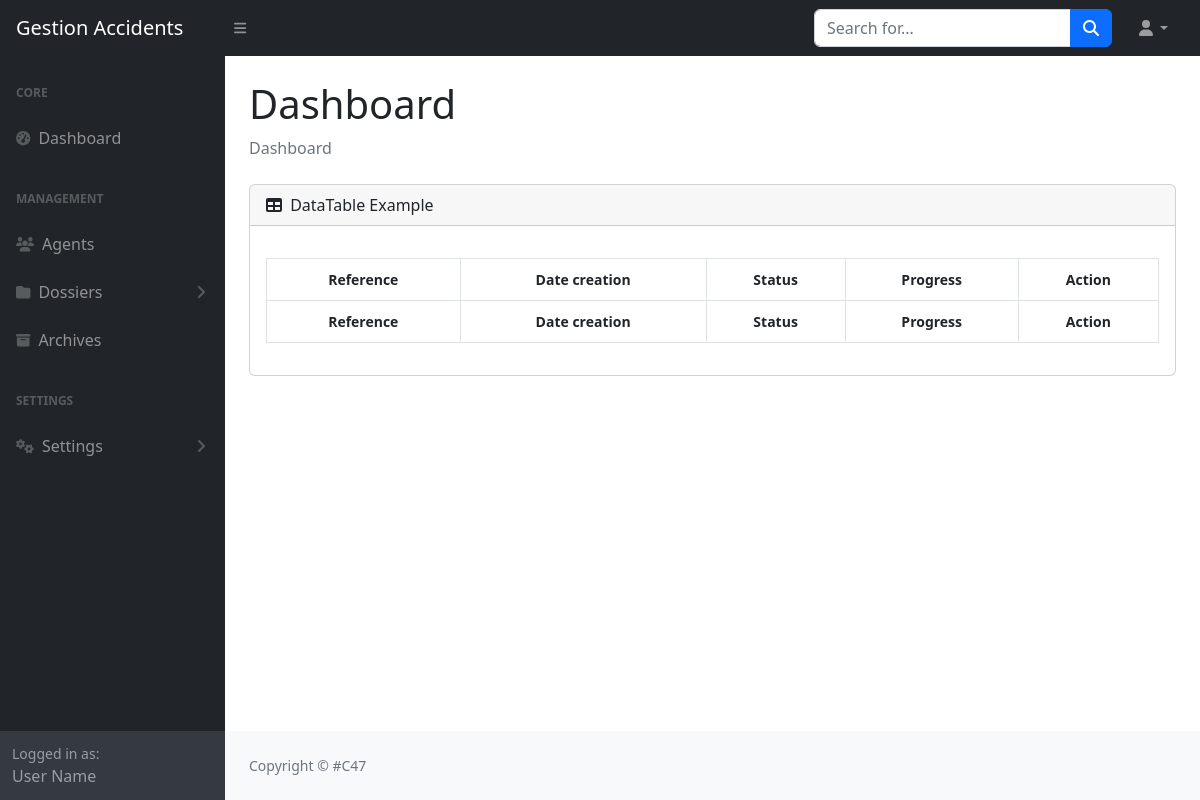
/Views/index.php?page=views_dos, run on an earlier commit of the app's database.
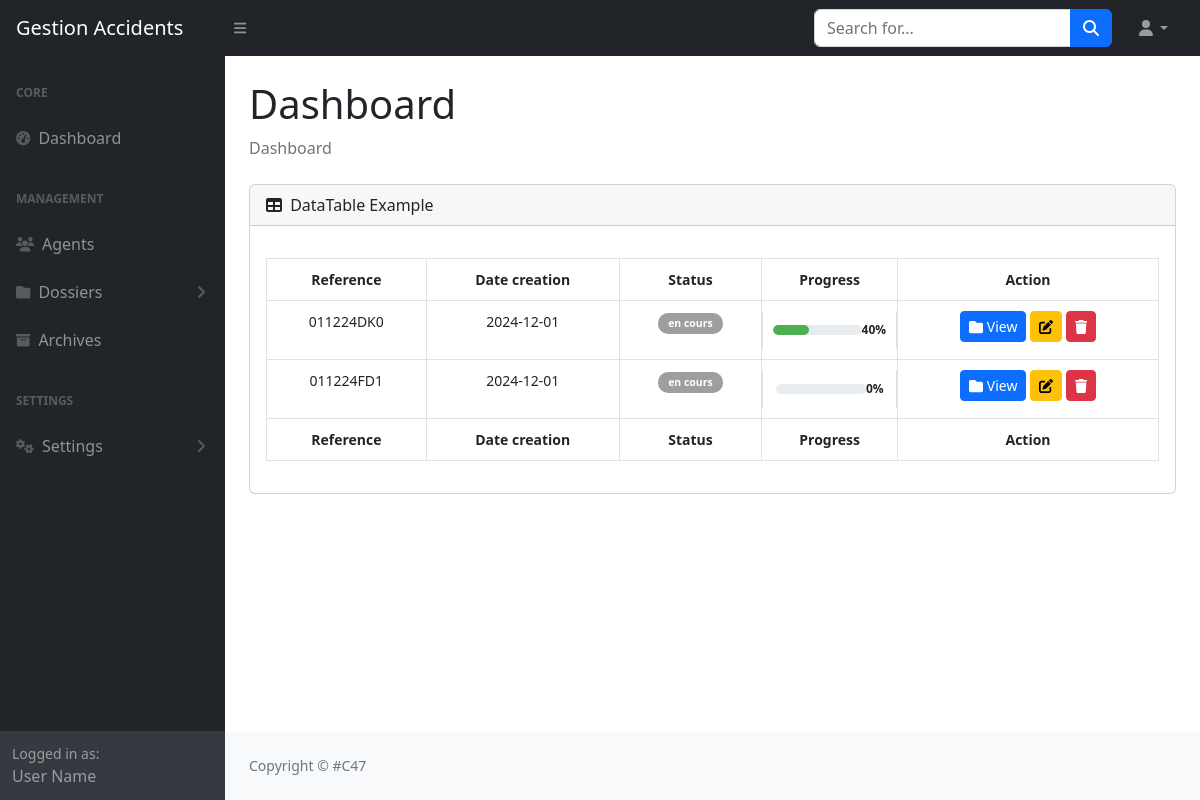
And on a later commit of the database.
### tables this page shows
CREATE TABLE `dossiers` (
  `id_dossier` int(11) NOT NULL,
  `reference` varchar(50) NOT NULL,
  `date_expertise` date NOT NULL,
  `date_accident` date DEFAULT NULL,
  `statut` varchar(25) NOT NULL DEFAULT 'en cours',
  `progress` int(25) NOT NULL,
  `date_derniere_consultation` timestamp NULL DEFAULT NULL,
  `id_agent` int(11) NOT NULL,
  `lettre_annulation` varchar(50) NOT NULL,
  `charts` varchar(11) NOT NULL
);

### Views/views_dos.php (the view, shortened to what this page needs)
<div id="layoutSidenav_content">
    <main>
        <div class="container-fluid px-4">
            <h1 class="mt-4">Dashboard</h1>
            <ol class="breadcrumb mb-4">
                <li class="breadcrumb-item active">Dashboard</li>
            </ol>
            <div class="card mb-4">
                <div class="card-header">
                    <i class="fas fa-table me-1"></i>
                    DataTable Example
                </div>
                <div class="card-body">
                    <table id="datatablesSimple" class="table table-bordered table-hover">
                        <thead>
                            <tr>
                                <th>Reference</th>
                                <th>Date creation</th>
                                <th>Status</th>
                                <th class="progg">Progress</th>
                                <th>Action</th>
                            </tr>
                        </thead>
                        <tfoot>
                            <tr>
                                <th>Reference</th>
                                <th>Date creation</th>
                                <th>Status</th>
                                <th class="progg">Progress</th>
                                <th>Action</th>
                            </tr>
                        </tfoot>
                        <tbody>
                            <?php
                            $dossiers_encoure_query = "SELECT * FROM dossiers WHERE statut != 'complet' AND progress >= 0 ORDER BY -date_expertise";
                            $dossiers_encoure_queryresult = mysqli_query($conn, $dossiers_encoure_query);
                            $dossiers_encoure_rows = mysqli_fetch_all($dossiers_encoure_queryresult, MYSQLI_ASSOC);
                            foreach ($dossiers_encoure_rows as $row): ?>
                                <tr>
                                    <td><?php echo htmlspecialchars($row['reference']); ?></td>
                                    <td><?php echo htmlspecialchars($row['date_expertise']); ?></td>
                                    <td>
                                        <span class="badge"
                                            style="background-color: <?php echo getStatusColor($row['statut']); ?>;">
                                            <?php echo htmlspecialchars($row['statut']); ?>
                                        </span>
                                    </td>
                                    <td class="progress-container progg">
                                        <div class="progress-line">
                                            <div class="fill"
                                                style="width: <?php echo htmlspecialchars($row['progress']); ?>%;">
                                            </div>
                                        </div>
                                        <div class="percentage">
                                            <?php echo htmlspecialchars($row['progress']); ?>%
                                        </div>
                                    </td>
                                    <td>
                                        <a class="btn btn-primary btn-sm"
                                            href="view_doc.php?id=<?php echo $row['id_dossier']; ?>">
                                            <i class="fas fa-folder"></i> View
                                        </a>
                                        <a class="btn btn-warning btn-sm"
                                            href="index.php?page=update_dossier&id=<?php echo $row['id_dossier']; ?>">
                                            <i class="fas fa-edit"></i>
                                        </a>
                                        <a class="btn btn-danger btn-sm"
                                            href="../Models/delete/delete_dossier.php?id=<?php echo $row['id_dossier']; ?>"
                                            onclick="return confirm('Are you sure you want to delete this dossier?');">
                                            <i class="fas fa-trash"></i>
                                        </a>
                                    </td>
                                </tr>
                            <?php endforeach; ?>
                        </tbody>
                    </table>
                </div>
            </div>
        </div>
    </main>
</div>

### Views/index.php (shortened to what this page needs)
<!DOCTYPE html>
<html lang="en">
<head>
    <?php include "components/header.php"; ?>
    <?php
    include '../Config/config.php';
    ?>
</head>
<body class="sb-nav-fixed">
    <?php include 'components/navbar.php' ?>
    <div id="layoutSidenav">
        <?php
        if (isset($_GET['page']) && $_GET['page'] == 'index') {
            include "dashboard.php";
        } else if (isset($_GET['page']) && $_GET['page'] == 'views_dos') {
            include "views_dos.php";
        } else if (isset($_GET['page']) && $_GET['page'] == 'view_doc' && isset($_GET['id'])) {
            $_GET['id'] = htmlspecialchars($_GET['id']);
            include "view_doc.php";
        } else if (isset($_GET['page']) && $_GET['page'] == 'creat_dos') {
            include "creat_dos.php";
        } else if (isset($_GET['page']) && $_GET['page'] == 'agents') {
            include "agents.php";
        }
        ?>
    </div>
        <?php
        function getStatusColor($statut)
        {
            switch (strtolower($statut)) {
                default:
                    return '#9e9e9e';
            }
        }
        ?>
</body>
</html>

### Views/components/header.php (shortened to what this page needs)
<link href="https://cdn.jsdelivr.net/npm/simple-datatables@7.1.2/dist/style.min.css" rel="stylesheet" />
<link href="css/styles.css" rel="stylesheet" />

### Views/components/navbar.php (shortened to what this page needs)
<nav class="sb-topnav navbar navbar-expand navbar-dark bg-dark">
        <a class="navbar-brand ps-3" href="index.html">Gestion Accidents</a>
        <button class="btn btn-link btn-sm order-1 order-lg-0 me-4 me-lg-0" id="sidebarToggle" href="#!"><i
                class="fas fa-bars"></i></button>
        <form class="d-none d-md-inline-block form-inline ms-auto me-0 me-md-3 my-2 my-md-0">
            <div class="input-group">
                <input class="form-control" type="text" placeholder="Search for..." aria-label="Search for..."
                    aria-describedby="btnNavbarSearch" />
                <button class="btn btn-primary" id="btnNavbarSearch" type="button"><i
                        class="fas fa-search"></i></button>
            </div>
        </form>
        <ul class="navbar-nav ms-auto ms-md-0 me-3 me-lg-4">
            <li class="nav-item dropdown">
                <a class="nav-link dropdown-toggle" id="navbarDropdown" href="#" role="button" data-bs-toggle="dropdown"
                    aria-expanded="false"><i class="fas fa-user fa-fw"></i></a>
            </li>
        </ul>
    </nav>

### Views/index.php (style rules this page uses)
.progress-container { display: flex; align-items: center; justify-content: center; text-align: center; margin: 10px auto; }
.progress-line { display: flex; align-items: center; width: 80%; height: 20px; background: #e0e0e0; border-radius: 10px; overflow: hidden; position: relative; }
.progress-line .fill { background: #4caf50; height: 100%; width: 70%; transition: width 0.3s ease; }
.table { width: 100%; margin: 1rem 0; border-collapse: collapse; font-size: 14px; }
.table th, .table td { padding: 10px; text-align: center; }
.progress-container { width: 100%; max-width: 250px; }
.progress-line { background-color: #e9ecef; border-radius: 5px; height: 10px; }
.fill { height: 100%; border-radius: 5px; background-color: #4caf50; }
.percentage { font-size: 12px; font-weight: bold; text-align: right; }
.badge { padding: 5px 10px; border-radius: 10px; color: #fff; }

What changed in the data, as far as the page shows it:
added dossiers: reference "011224DK0", date_expertise "2024-12-01", statut "en cours", progress "40"
added dossiers: reference "011224FD1", date_expertise "2024-12-01", statut "en cours", progress "0"
